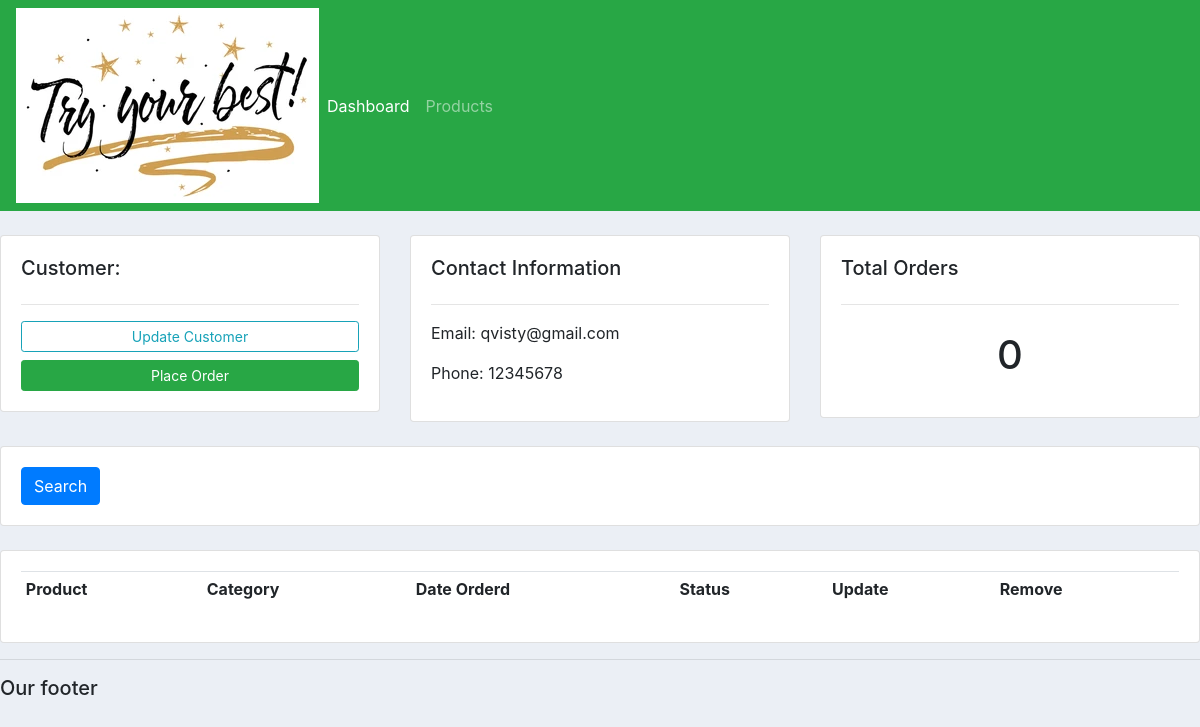
The page /customer/1 on the database as committed earlier.
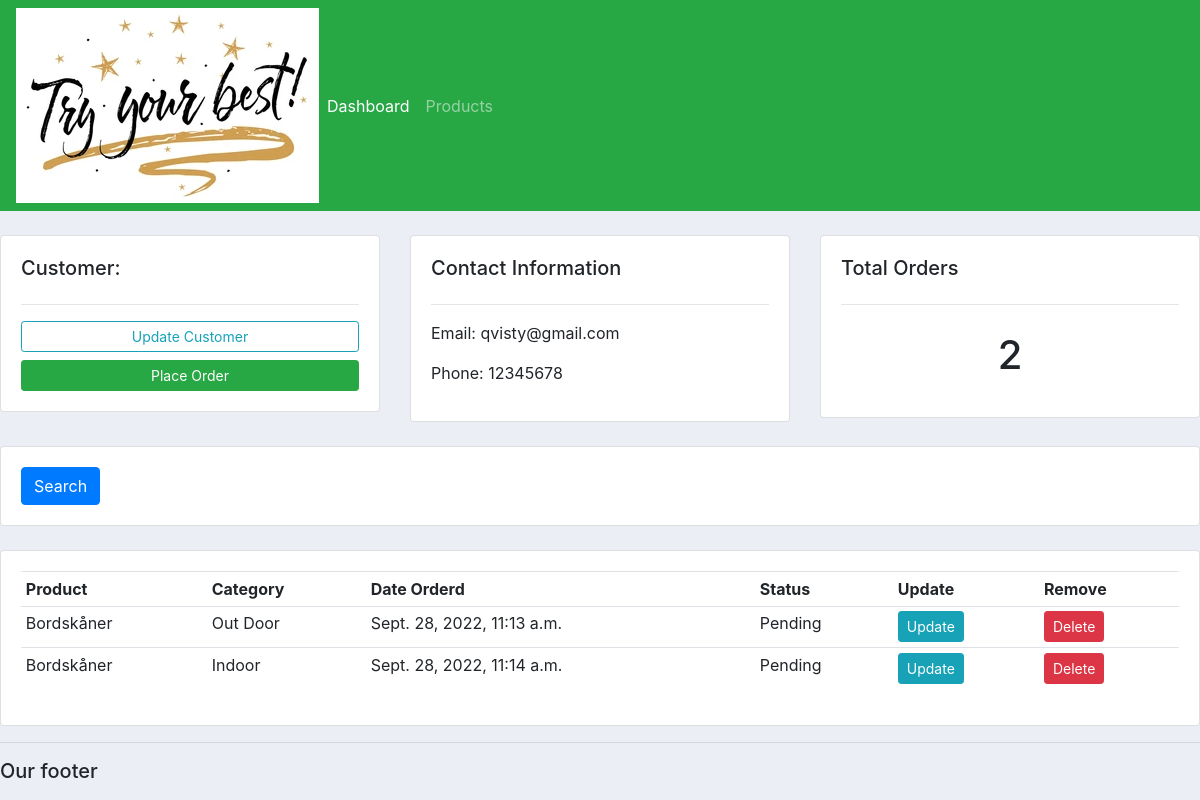
The same page on the database as committed later.
### accounts/models.py (models this page shows, shortened)
class Order(models.Model):
	STATUS = (
			('Pending', 'Pending'),
			('Out for delivery', 'Out for delivery'),
			('Delivered', 'Delivered'),
			)
	customer = models.ForeignKey(Customer, null=True, on_delete=models.SET_NULL)
	product = models.ForeignKey(Product, null=True, on_delete=models.SET_NULL)
	date_created = models.DateTimeField(auto_now_add=True, null=True)
	status = models.CharField(max_length=200, null=True, choices=STATUS)

class Product(models.Model):
		CATEGORY = (
				('Indoor', 'Indoor'),
				('Out Door', 'Out Door'),
				)
		name = models.CharField(max_length=200, null=True)
		price = models.FloatField(null=True)
		category = models.CharField(max_length=200, null=True, choices=CATEGORY)
		description = models.CharField(max_length=200, null=True)
		date_created = models.DateTimeField(auto_now_add=True, null=True)
		tags = models.ManyToManyField(Tag)
		def __str__(self):
			return self.name

### accounts/views.py (the view)
# urls.py: path('customer/<str:pk_test>', views.customer, name='customer'),
def customer(request, pk_test):
    customer = Customer.objects.get(id=pk_test)
    orders = customer.order_set.all()
    order_count = orders.count()
    context = {
        'customer': customer,
        'orders': orders,
        'order_count': order_count,
        }
    return render(request, 'accounts/customer.html', context)

### accounts/templates/accounts/customer.html
{% extends 'accounts/main.html' %}
{% block content %}
		<br>
<div class="row">
	<div class="col-md">
		<div class="card card-body">
			<h5>Customer:</h5>
			<hr>
			<a class="btn btn-outline-info  btn-sm btn-block" href="">Update Customer</a>
			<a class="btn btn-success  btn-sm btn-block" href="{% url 'create_order' customer.id %}">Place Order</a>
		</div>
	</div>
	<div class="col-md">
		<div class="card card-body">
			<h5>Contact Information</h5>
			<hr>
			<p>Email: {{customer.email}} </p>
			<p>Phone: {{customer.phone}} </p>
		</div>
	</div>
	<div class="col-md">
		<div class="card card-body">
			<h5>Total Orders</h5>
			<hr>
			<h1 style="text-align: center;padding: 10px">{{order_count}}</h1>
		</div>
	</div>
</div>
<br>
<div class="row">
	<div class="col">
		<div class="card card-body">
			<form method="get">
		    <button class="btn btn-primary" type="submit">Search</button>
		  </form>
		</div>
	</div>
</div>
<br>
<div class="row">
	<div class="col-md">
		<div class="card card-body">
			<table class="table table-sm">
				<tr>
					<th>Product</th>
					<th>Category</th>
					<th>Date Orderd</th>
					<th>Status</th>
					<th>Update</th>
					<th>Remove</th>
				</tr>
				{% for order in orders %}
				<tr>
					<td>{{order.product}}</td>
					<td>{{order.product.category}}</td>
					<td>{{order.date_created}}</td>
					<td>{{order.status}}</td>
					<td><a class="btn btn-sm btn-info" href="{% url 'update_order' order.id %}">Update</a></td>
					<td><a class="btn btn-sm btn-danger" href="{% url 'delete_order' order.id %}">Delete</a></td>
				</tr>
				{% endfor %}
			</table>
		</div>
	</div>
</div>
{% endblock %}

Rows that differ between the two databases and show on the page:
added Order: product "Bordskåner", product.category "Out Door", date_created "Sept. 28, 2022, 11:13 a.m.", status "Pending"
added Order: product "Bordskåner", product.category "Indoor", date_created "Sept. 28, 2022, 11:14 a.m.", status "Pending"
Other text that changed with them:
{{ order_count }}: "0" → "2"
